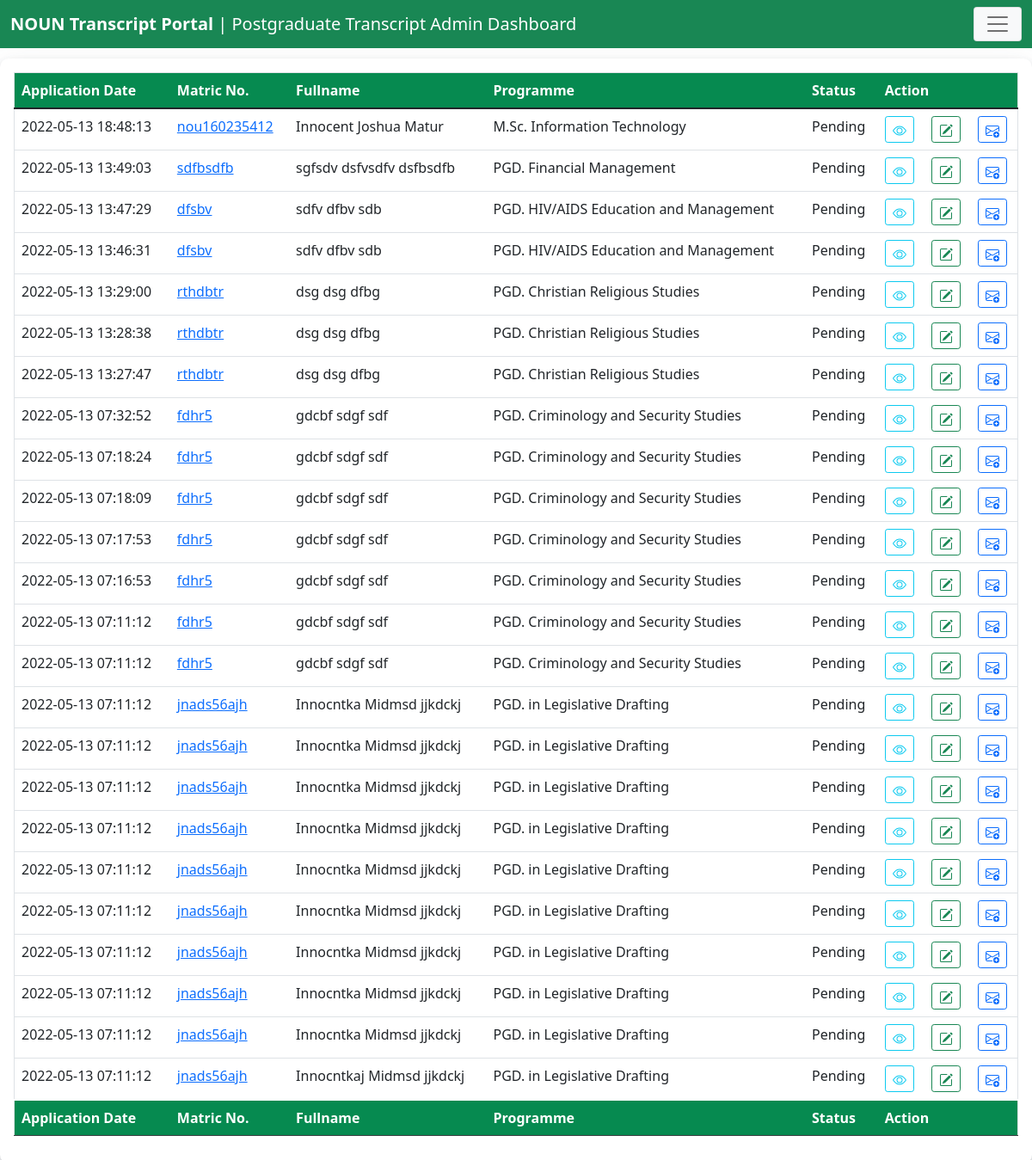
Screenshot of /adm/postgraduate_admin/view_all_application.php (signed in) with the database file from the repository.
### tables this page shows
CREATE TABLE IF NOT EXISTS `postgraduate` (
  `id` int(5) NOT NULL AUTO_INCREMENT,
  `title` varchar(6) NOT NULL DEFAULT 'Mr.',
  `firstname` varchar(25) NOT NULL,
  `middlename` varchar(25) NOT NULL,
  `lastname` varchar(25) NOT NULL,
  `sex` varchar(10) NOT NULL,
  `matric_no` varchar(15) NOT NULL,
  `phone` varchar(15) NOT NULL,
  `email` varchar(40) NOT NULL,
  `programme` varchar(50) NOT NULL,
  `date_of_graduation` varchar(12) NOT NULL,
  `applied_before` varchar(4) NOT NULL DEFAULT 'No',
  `recipient` varchar(70) NOT NULL,
  `recipient_name` varchar(70) NOT NULL,
  `address` varchar(255) NOT NULL,
  `city_town` varchar(15) NOT NULL,
  `postal_code` varchar(10) NOT NULL,
  `country` varchar(15) NOT NULL,
  `transcript_label` varchar(25) NOT NULL,
  `rrr` varchar(14) NOT NULL,
  `file1` varchar(100) NOT NULL,
  `file2` varchar(100) NOT NULL,
  `file3` varchar(100) NOT NULL,
  `status` varchar(60) NOT NULL DEFAULT 'Awaiting Processing',
  `datetime` timestamp NOT NULL DEFAULT CURRENT_TIMESTAMP COMMENT 'Date/Time of Entry',
  `dob` varchar(10) NOT NULL COMMENT 'Date of Birth',
  `typed_by` varchar(30) NOT NULL,
  `date_of_verification` varchar(15) NOT NULL,
  `comment` varchar(225) NOT NULL,
  `date_sent` varchar(15) NOT NULL,
  `tracking_code` varchar(20) NOT NULL,
  PRIMARY KEY (`id`)
);

### adm/postgraduate_admin/view_all_application.php (the view, shortened to what this page needs)
<?php
include('post_header.php');
include('../../connect.php');
$sql="SELECT * FROM postgraduate ORDER BY id DESC ";
$result=mysqli_query($conn, $sql);
if(mysqli_num_rows($result)>0)
{
?>
<br>
<br>
    <div class="card">
        <div class="card-body">
            <table class="table border">
                <thead class="table-dark">
                    <tr>
                        <th scope="col" style="background-color:#068a50;">Application Date</th>
                        <th scope="col" style="background-color:#068a50;">Matric No.</th>
                        <th scope="col" style="background-color:#068a50;">Fullname</th>
                        <th scope="col" style="background-color:#068a50;">Programme</th>
                        <th scope="col" style="background-color:#068a50;">Status</th>
                        <th scope="col" style="background-color:#068a50;" colspan="3">Action</th>
                    </tr>
                </thead>
                <tbody>
<?php
while($rows=mysqli_fetch_array($result)){
?>
                    <tr>
                        <td><?php echo $rows['datetime'];  ?></td>
                        <td><a href="view_application.php?id=<?php echo $rows['id'];?>" target="_blank"><?php echo $rows['matric_no'];  ?></a></td>
                        <td><?php echo $rows['firstname']." ".$rows['middlename']." ".$rows['lastname'];  ?></td>
                        <td><?php echo $rows['programme'];  ?></td>
                        <td><?php echo $rows['status'];  ?></td>
                        <td>
                                <a href='view_application.php?id=<?php echo $rows['id'];?>' title="Click to view application details" class='btn btn-outline-info btn-sm' type='view'>
                            </a>
                        </td>
                        <td>
                                <a href='update_application.php?id=<?php echo $rows['id'];?>'title='Click to update application' class='btn btn-outline-success btn-sm' type='edit'>
                                </a>
                        </td>
                        <td>
                                <a href='send_mail.php?id=<?php echo $rows['id'];?>'title='Click to send mail to the applicant' class='btn btn-outline-primary btn-sm' type='send'>
                                </a>
                        </td>
                    </tr>
<?php
}
?>
                </tbody>
                    <tfoot class="table-dark">
                        <tr>
                            <th scope="col" style="background-color:#068a50;">Application Date</th>
                            <th scope="col" style="background-color:#068a50;">Matric No.</th>
                            <th scope="col" style="background-color:#068a50;">Fullname</th>
                            <th scope="col" style="background-color:#068a50;">Programme</th>
                            <th scope="col" style="background-color:#068a50;">Status</th>
                            <th scope="col" style="background-color:#068a50;" colspan="3">Action</th>
                        </tr>
                    </tfoot>
        </table>
        </div>
    </div>
<?php
}else
{
    echo '<div class="alert alert-danger">
                <a href="#" class="close" data-dismiss="alert">&times;</a>
                <em>Feedback: </em> NO DATA FOUND!
            </div>';
}
?>

### adm/css/style.css (style rules this page uses)
.card { background-color: #fff; border-radius: 10px; border: none; position: relative; margin-bottom: 30px; box-shadow: 0 0.46875rem 2.1875rem rgba(90,97,105,0.1), 0 0.9375rem 1.40625rem rgba(90,97,105,0.1), 0 0.25rem 0.53125rem rgba(90,97,105,0.12), 0 0.125rem 0.1875rem rgba(90,97,105,0.1); }
body { margin-top:20px; }

### adm/postgraduate_admin/post_header.php (style rules this page uses)
html { position: relative; min-height: 100%; }
body { margin-bottom: 60px; }

### rows the page displays
postgraduate: datetime "2022-05-13 18:48:13", matric_no "nou160235412", firstname "Innocent", middlename "Joshua", lastname "Matur", programme "M.Sc. Information Technology", status "Pending"
postgraduate: datetime "2022-05-13 13:49:03", matric_no "sdfbsdfb", firstname "sgfsdv", middlename "dsfvsdfv", lastname "dsfbsdfb", programme "PGD. Financial Management", status "Pending"
postgraduate: datetime "2022-05-13 13:47:29", matric_no "dfsbv", firstname "sdfv", middlename "dfbv", lastname "sdb", programme "PGD. HIV/AIDS Education and Management", status "Pending"
postgraduate: datetime "2022-05-13 13:46:31", matric_no "dfsbv", firstname "sdfv", middlename "dfbv", lastname "sdb", programme "PGD. HIV/AIDS Education and Management", status "Pending"
postgraduate: datetime "2022-05-13 13:29:00", matric_no "rthdbtr", firstname "dsg", middlename "dsg", lastname "dfbg", programme "PGD. Christian Religious Studies", status "Pending"
postgraduate: datetime "2022-05-13 13:28:38", matric_no "rthdbtr", firstname "dsg", middlename "dsg", lastname "dfbg", programme "PGD. Christian Religious Studies", status "Pending"
postgraduate: datetime "2022-05-13 13:27:47", matric_no "rthdbtr", firstname "dsg", middlename "dsg", lastname "dfbg", programme "PGD. Christian Religious Studies", status "Pending"
postgraduate: datetime "2022-05-13 07:32:52", matric_no "fdhr5", firstname "gdcbf", middlename "sdgf", lastname "sdf", programme "PGD. Criminology and Security Studies", status "Pending"
postgraduate: datetime "2022-05-13 07:18:24", matric_no "fdhr5", firstname "gdcbf", middlename "sdgf", lastname "sdf", programme "PGD. Criminology and Security Studies", status "Pending"
postgraduate: datetime "2022-05-13 07:18:09", matric_no "fdhr5", firstname "gdcbf", middlename "sdgf", lastname "sdf", programme "PGD. Criminology and Security Studies", status "Pending"
postgraduate: datetime "2022-05-13 07:17:53", matric_no "fdhr5", firstname "gdcbf", middlename "sdgf", lastname "sdf", programme "PGD. Criminology and Security Studies", status "Pending"
postgraduate: datetime "2022-05-13 07:16:53", matric_no "fdhr5", firstname "gdcbf", middlename "sdgf", lastname "sdf", programme "PGD. Criminology and Security Studies", status "Pending"
postgraduate: datetime "2022-05-13 07:11:12", matric_no "fdhr5", firstname "gdcbf", middlename "sdgf", lastname "sdf", programme "PGD. Criminology and Security Studies", status "Pending"
postgraduate: datetime "2022-05-13 07:11:12", matric_no "fdhr5", firstname "gdcbf", middlename "sdgf", lastname "sdf", programme "PGD. Criminology and Security Studies", status "Pending"
postgraduate: datetime "2022-05-13 07:11:12", matric_no "jnads56ajh", firstname "Innocntka", middlename "Midmsd", lastname "jjkdckj", programme "PGD. in Legislative Drafting", status "Pending"
postgraduate: datetime "2022-05-13 07:11:12", matric_no "jnads56ajh", firstname "Innocntka", middlename "Midmsd", lastname "jjkdckj", programme "PGD. in Legislative Drafting", status "Pending"
postgraduate: datetime "2022-05-13 07:11:12", matric_no "jnads56ajh", firstname "Innocntka", middlename "Midmsd", lastname "jjkdckj", programme "PGD. in Legislative Drafting", status "Pending"
postgraduate: datetime "2022-05-13 07:11:12", matric_no "jnads56ajh", firstname "Innocntka", middlename "Midmsd", lastname "jjkdckj", programme "PGD. in Legislative Drafting", status "Pending"
postgraduate: datetime "2022-05-13 07:11:12", matric_no "jnads56ajh", firstname "Innocntka", middlename "Midmsd", lastname "jjkdckj", programme "PGD. in Legislative Drafting", status "Pending"
postgraduate: datetime "2022-05-13 07:11:12", matric_no "jnads56ajh", firstname "Innocntka", middlename "Midmsd", lastname "jjkdckj", programme "PGD. in Legislative Drafting", status "Pending"
postgraduate: datetime "2022-05-13 07:11:12", matric_no "jnads56ajh", firstname "Innocntka", middlename "Midmsd", lastname "jjkdckj", programme "PGD. in Legislative Drafting", status "Pending"
postgraduate: datetime "2022-05-13 07:11:12", matric_no "jnads56ajh", firstname "Innocntka", middlename "Midmsd", lastname "jjkdckj", programme "PGD. in Legislative Drafting", status "Pending"
postgraduate: datetime "2022-05-13 07:11:12", matric_no "jnads56ajh", firstname "Innocntka", middlename "Midmsd", lastname "jjkdckj", programme "PGD. in Legislative Drafting", status "Pending"
postgraduate: datetime "2022-05-13 07:11:12", matric_no "jnads56ajh", firstname "Innocntkaj", middlename "Midmsd", lastname "jjkdckj", programme "PGD. in Legislative Drafting", status "Pending"
